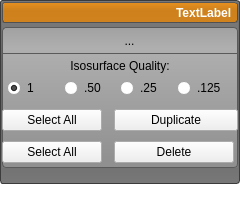
<?xml version="1.0" encoding="UTF-8"?>
<ui version="4.0">
 <class>LayerGroupWidget</class>
 <widget class="QWidget" name="LayerGroupWidget">
  <property name="geometry">
   <rect>
    <x>0</x>
    <y>0</y>
    <width>240</width>
    <height>198</height>
   </rect>
  </property>
  <property name="sizePolicy">
   <sizepolicy hsizetype="Preferred" vsizetype="Fixed">
    <horstretch>0</horstretch>
    <verstretch>0</verstretch>
   </sizepolicy>
  </property>
  <property name="styleSheet">
   <string notr="true">QTabWidget::pane{
  background-color: rgba(0, 0, 0, 0);
  border: 2px solid rgb(90,90,90);
  border-radius: 4px;
}


QLabel#group_dimensions_label_{
  color: white;
  font: bold;
}
QTabWidget::tab-bar {
  left: 5px;
 }

QWidget#LayerGroupWidget{
  background-color: rgba( 0, 0, 0, 0 );
}

QTabBar::tab{
background-color:qlineargradient(spread:pad, x1:0.5, y1:0, x2:0.5, y2:0.960227, stop:0 rgba(101, 101, 101, 255), stop:0.155779 rgba(115, 115, 115, 255), stop:1 rgba(84, 84, 84, 255));
border-top-left-radius: 4px;
border-top-right-radius: 4px;
min-width:16ex;
height: 22px;
padding-left: 4px;
padding-right: 4px;
padding-top:0px;
border-top: 1px solid rgb(90,90,90);
border-left: 1px solid rgb(90,90,90);
border-right: 1px solid rgb(90,90,90);
margin-top:4px;
}

QTabBar::tab:selected{
background-color:qlineargradient(spread:pad, x1:0.5, y1:0, x2:0.5, y2:0.960227, stop:0 rgba(151, 151, 151, 255), stop:0.155779 rgba(165, 165, 165, 255), stop:1 rgba(134, 134, 134, 255));
margin-left: -4px;
margin-right: -4px;

}

QTabBar::tab:first:selected {
  margin-left: 0;
}
QTabBar::tab:last:selected {
  margin-right: 0;
}

QToolButton#group_new_button_{
  background-color: rgba(0, 0, 0, 0);
  border: 1px solid rgba(0, 0, 0, 0);
  margin: 0 0 0 0;
  padding: 0 0 0 0;
}
QToolButton#group_new_button_:hover{
  background-color: rgba( 0, 0, 0, 30 ); border-radius: 3px;
}

QToolButton#group_new_button_:pressed{
  background-color: rgb(233, 111, 53);
  border-radius: 3px;
  border: 1px solid rgb(142, 67, 32);
  margin: 0 0 0 0;
  padding: 0 0 0 0;
}

QToolButton#group_delete_button_{
  background-color: rgba(0, 0, 0, 0);
  border: 1px solid rgba(0, 0, 0, 0);
  margin: 0 0 0 0;
  padding: 0 0 0 0;
}
QToolButton#group_delete_button_:hover{
  background-color: rgba( 0, 0, 0, 30 ); border-radius: 3px;
}

QToolButton#group_delete_button_:checked{
  background-color: rgb(233, 111, 53);
  border-radius: 3px;
  border: 1px solid rgb(142, 67, 32);
  margin: 0 0 0 0;
  padding: 0 0 0 0;
}

QToolButton#duplicate_layer_button_{
  background-color: rgba(0, 0, 0, 0);
  border: 1px solid rgba(0, 0, 0, 0);
  margin: 0 0 0 0;
  padding: 0 0 0 0;
}
QToolButton#duplicate_layer_button_:hover{
  background-color: rgba( 0, 0, 0, 30 ); border-radius: 3px;
}
QToolButton#duplicate_layer_button_:checked{
  background-color: rgb(233, 111, 53);
  border-radius: 3px;
  border: 1px solid rgb(142, 67, 32);
  margin: 0 0 0 0;
  padding: 0 0 0 0;
}


QToolButton#group_iso_button_{
  background-color: rgba(0, 0, 0, 0);
  border: 1px solid rgba(0, 0, 0, 0);
  margin: 0 0 0 0;
  padding: 0 0 0 0;
}
QToolButton#group_iso_button_:hover{
  background-color: rgba( 0, 0, 0, 30 ); border-radius: 3px;
}
QToolButton#group_iso_button_:checked{
  background-color: rgb(233, 111, 53);
  border-radius: 3px;
  border: 1px solid rgb(142, 67, 32);
  margin: 0 0 0 0;
  padding: 0 0 0 0;
}


QToolButton#group_visibility_button_{
  background-color: rgba(0, 0, 0, 0);
  border: 1px solid rgba(0, 0, 0, 0);
  margin: 0 0 0 0;
  padding: 0 0 0 0;
}
QToolButton#group_visibility_button_:hover{
  background-color: rgba( 0, 0, 0, 30 ); border-radius: 3px;
}

QFrame#group_frame_{
  background-color: rgba(0, 0, 0, 0);
  border: none;
}

QToolButton#open_button_{
  background-color: rgba(0, 0, 0, 0);
  border-radius: 4px;
}

QToolButton#open_button_:hover{
  background-color: rgba( 0, 0, 0, 30 ); border-radius: 3px;
}

QWidget#group_header_{
  background-color: qlineargradient(spread:pad, x1:0.5, y1:0, x2:0.5, y2:0.960227, stop:0 rgba(0, 0, 0, 0), stop:0.45 rgba(0, 0, 0, 30), stop:1 rgba(0, 0, 0, 25));
    border-radius: 3px;
}

QWidget#group_background_{
  background-color: rgb(232, 145, 32);
    border-radius: 3px;
  border: 1px solid rgb(90, 90, 90);
}

QWidget#base_{
  background-color: qlineargradient(spread:pad, x1:0.5, y1:0, x2:0.5, y2:1, stop:0 rgba(120, 120, 120, 255), stop:0.36 rgba(100, 100, 100, 255), stop:0.65 rgba(100, 100, 100, 255), stop:1 rgba(120, 120, 120, 255));
  border-radius:3px;
  border: 1px solid rgb(60, 60, 60);
  color: rgb(90, 90, 90);
}

QWidget#tools_and_layers_widget_{
  background-color: qlineargradient(spread:pad, x1:0.5, y1:0, x2:0.5, y2:1, stop:0 rgba(120, 120, 120, 255), stop:0.36 rgba(100, 100, 100, 255), stop:0.65 rgba(100, 100, 100, 255), stop:1 rgba(120, 120, 120, 255));
}

QWidget#group_tools_{
  border-radius: 4px;
  border: 1px solid rgb(90, 90, 90);
  background-color: qlineargradient(spread:pad, x1:0.5, y1:0, x2:0.5, y2:0.960227, stop:0 rgba(161, 161, 161, 255), stop:0.155779 rgba(175, 175, 175, 255), stop:1 rgba(144, 144, 144, 255));
}

QWidget#buttons_{
  border-bottom: 1px solid rgb(90, 90, 90);
}
</string>
  </property>
  <layout class="QVBoxLayout" name="verticalLayout_12">
   <property name="spacing">
    <number>0</number>
   </property>
   <property name="margin">
    <number>0</number>
   </property>
   <item>
    <widget class="QWidget" name="base_" native="true">
     <layout class="QVBoxLayout" name="verticalLayout_13">
      <property name="spacing">
       <number>0</number>
      </property>
      <property name="margin">
       <number>2</number>
      </property>
      <item>
       <widget class="QWidget" name="group_background_" native="true">
        <property name="sizePolicy">
         <sizepolicy hsizetype="Preferred" vsizetype="Fixed">
          <horstretch>0</horstretch>
          <verstretch>0</verstretch>
         </sizepolicy>
        </property>
        <property name="minimumSize">
         <size>
          <width>201</width>
          <height>21</height>
         </size>
        </property>
        <property name="maximumSize">
         <size>
          <width>16777215</width>
          <height>21</height>
         </size>
        </property>
        <layout class="QHBoxLayout" name="horizontalLayout_13">
         <property name="spacing">
          <number>0</number>
         </property>
         <property name="margin">
          <number>0</number>
         </property>
         <item>
          <widget class="QWidget" name="group_header_" native="true">
           <property name="sizePolicy">
            <sizepolicy hsizetype="Preferred" vsizetype="Preferred">
             <horstretch>0</horstretch>
             <verstretch>0</verstretch>
            </sizepolicy>
           </property>
           <property name="minimumSize">
            <size>
             <width>215</width>
             <height>21</height>
            </size>
           </property>
           <property name="maximumSize">
            <size>
             <width>16777215</width>
             <height>21</height>
            </size>
           </property>
           <layout class="QHBoxLayout" name="horizontalLayout" stretch="0,0,0,0">
            <property name="spacing">
             <number>0</number>
            </property>
            <property name="leftMargin">
             <number>0</number>
            </property>
            <property name="topMargin">
             <number>0</number>
            </property>
            <property name="rightMargin">
             <number>6</number>
            </property>
            <property name="bottomMargin">
             <number>0</number>
            </property>
            <item>
             <widget class="QToolButton" name="open_button_">
              <property name="minimumSize">
               <size>
                <width>21</width>
                <height>21</height>
               </size>
              </property>
              <property name="maximumSize">
               <size>
                <width>21</width>
                <height>21</height>
               </size>
              </property>
              <property name="toolTip">
               <string>Click here to show or hide the contents of this group</string>
              </property>
              <property name="text">
               <string/>
              </property>
              <property name="icon">
               <iconset resource="../../Resources/QtResources.qrc">
                <normaloff>:/Images/RightArrowWhite.png</normaloff>
                <normalon>:/Images/DownArrowWhite.png</normalon>:/Images/RightArrowWhite.png</iconset>
              </property>
              <property name="iconSize">
               <size>
                <width>16</width>
                <height>16</height>
               </size>
              </property>
              <property name="checkable">
               <bool>true</bool>
              </property>
              <property name="checked">
               <bool>true</bool>
              </property>
             </widget>
            </item>
            <item>
             <widget class="QtUtils::QtTristateToolButton" name="group_visibility_button_" native="true">
              <property name="minimumSize">
               <size>
                <width>21</width>
                <height>21</height>
               </size>
              </property>
              <property name="maximumSize">
               <size>
                <width>21</width>
                <height>21</height>
               </size>
              </property>
              <property name="toolTip">
               <string>Turn on or off the group's visibility</string>
              </property>
              <property name="text" stdset="0">
               <string/>
              </property>
              <property name="icon" stdset="0">
               <iconset resource="../../Resources/QtResources.qrc">
                <normaloff>:/Images/VisibleOff.png</normaloff>
                <normalon>:/Images/VisibleWhite.png</normalon>:/Images/VisibleOff.png</iconset>
              </property>
              <property name="iconSize" stdset="0">
               <size>
                <width>20</width>
                <height>20</height>
               </size>
              </property>
              <layout class="QHBoxLayout" name="horizontalLayout_3">
               <property name="spacing">
                <number>0</number>
               </property>
               <property name="leftMargin">
                <number>0</number>
               </property>
               <property name="topMargin">
                <number>0</number>
               </property>
               <property name="rightMargin">
                <number>5</number>
               </property>
               <property name="bottomMargin">
                <number>0</number>
               </property>
              </layout>
             </widget>
            </item>
            <item>
             <spacer name="horizontalSpacer_2">
              <property name="orientation">
               <enum>Qt::Horizontal</enum>
              </property>
              <property name="sizeHint" stdset="0">
               <size>
                <width>40</width>
                <height>20</height>
               </size>
              </property>
             </spacer>
            </item>
            <item>
             <widget class="QLabel" name="group_dimensions_label_">
              <property name="toolTip">
               <string>Dimenions of the layers in this group</string>
              </property>
              <property name="text">
               <string>TextLabel</string>
              </property>
             </widget>
            </item>
           </layout>
          </widget>
         </item>
        </layout>
       </widget>
      </item>
      <item>
       <widget class="QWidget" name="tools_and_layers_widget_" native="true">
        <layout class="QVBoxLayout" name="verticalLayout_11">
         <property name="spacing">
          <number>0</number>
         </property>
         <property name="margin">
          <number>0</number>
         </property>
         <item>
          <widget class="QFrame" name="group_frame_">
           <property name="sizePolicy">
            <sizepolicy hsizetype="Preferred" vsizetype="Preferred">
             <horstretch>0</horstretch>
             <verstretch>0</verstretch>
            </sizepolicy>
           </property>
           <property name="minimumSize">
            <size>
             <width>0</width>
             <height>0</height>
            </size>
           </property>
           <property name="maximumSize">
            <size>
             <width>16777215</width>
             <height>16777215</height>
            </size>
           </property>
           <property name="frameShape">
            <enum>QFrame::StyledPanel</enum>
           </property>
           <property name="frameShadow">
            <enum>QFrame::Raised</enum>
           </property>
           <property name="lineWidth">
            <number>0</number>
           </property>
           <layout class="QVBoxLayout" name="group_frame_layout_">
            <property name="spacing">
             <number>3</number>
            </property>
            <property name="leftMargin">
             <number>1</number>
            </property>
            <property name="topMargin">
             <number>2</number>
            </property>
            <property name="rightMargin">
             <number>1</number>
            </property>
            <property name="bottomMargin">
             <number>2</number>
            </property>
           </layout>
          </widget>
         </item>
         <item>
          <widget class="QWidget" name="widget" native="true">
           <layout class="QVBoxLayout" name="verticalLayout">
            <property name="spacing">
             <number>0</number>
            </property>
            <property name="margin">
             <number>0</number>
            </property>
            <item>
             <widget class="QWidget" name="group_tools_" native="true">
              <layout class="QVBoxLayout" name="verticalLayout_10">
               <property name="spacing">
                <number>0</number>
               </property>
               <property name="margin">
                <number>0</number>
               </property>
               <item>
                <widget class="QWidget" name="buttons_" native="true">
                 <property name="sizePolicy">
                  <sizepolicy hsizetype="Preferred" vsizetype="Fixed">
                   <horstretch>0</horstretch>
                   <verstretch>0</verstretch>
                  </sizepolicy>
                 </property>
                 <property name="minimumSize">
                  <size>
                   <width>0</width>
                   <height>27</height>
                  </size>
                 </property>
                 <property name="maximumSize">
                  <size>
                   <width>16777215</width>
                   <height>27</height>
                  </size>
                 </property>
                 <layout class="QHBoxLayout" name="horizontalLayout_2" stretch="0,0,0,0,1">
                  <property name="spacing">
                   <number>4</number>
                  </property>
                  <property name="leftMargin">
                   <number>2</number>
                  </property>
                  <property name="topMargin">
                   <number>3</number>
                  </property>
                  <property name="rightMargin">
                   <number>2</number>
                  </property>
                  <property name="bottomMargin">
                   <number>2</number>
                  </property>
                  <item>
                   <spacer name="horizontalSpacer">
                    <property name="orientation">
                     <enum>Qt::Horizontal</enum>
                    </property>
                    <property name="sizeHint" stdset="0">
                     <size>
                      <width>40</width>
                      <height>20</height>
                     </size>
                    </property>
                   </spacer>
                  </item>
                  <item>
                   <widget class="QToolButton" name="duplicate_layer_button_">
                    <property name="toolTip">
                     <string>Duplicate a layer</string>
                    </property>
                    <property name="text">
                     <string>...</string>
                    </property>
                    <property name="icon">
                     <iconset resource="../../Resources/QtResources.qrc">
                      <normaloff>:/Images/DuplicateOff.png</normaloff>
                      <normalon>:/Images/Duplicate.png</normalon>:/Images/DuplicateOff.png</iconset>
                    </property>
                    <property name="iconSize">
                     <size>
                      <width>35</width>
                      <height>20</height>
                     </size>
                    </property>
                    <property name="checkable">
                     <bool>true</bool>
                    </property>
                   </widget>
                  </item>
                  <item>
                   <widget class="QToolButton" name="group_iso_button_">
                    <property name="minimumSize">
                     <size>
                      <width>0</width>
                      <height>22</height>
                     </size>
                    </property>
                    <property name="maximumSize">
                     <size>
                      <width>16777215</width>
                      <height>22</height>
                     </size>
                    </property>
                    <property name="toolTip">
                     <string>Open the isosurface menu</string>
                    </property>
                    <property name="text">
                     <string/>
                    </property>
                    <property name="icon">
                     <iconset resource="../../Resources/QtResources.qrc">
                      <normaloff>:/Images/IsosurfaceMenuOff.png</normaloff>
                      <normalon>:/Images/IsosurfaceMenu.png</normalon>:/Images/IsosurfaceMenuOff.png</iconset>
                    </property>
                    <property name="iconSize">
                     <size>
                      <width>35</width>
                      <height>20</height>
                     </size>
                    </property>
                    <property name="checkable">
                     <bool>true</bool>
                    </property>
                   </widget>
                  </item>
                  <item>
                   <widget class="QToolButton" name="group_delete_button_">
                    <property name="minimumSize">
                     <size>
                      <width>22</width>
                      <height>22</height>
                     </size>
                    </property>
                    <property name="maximumSize">
                     <size>
                      <width>22</width>
                      <height>22</height>
                     </size>
                    </property>
                    <property name="toolTip">
                     <string>Delete a layer</string>
                    </property>
                    <property name="text">
                     <string/>
                    </property>
                    <property name="icon">
                     <iconset resource="../../Resources/QtResources.qrc">
                      <normaloff>:/Images/Delete.png</normaloff>
                      <normalon>:/Images/DeleteWhite.png</normalon>:/Images/Delete.png</iconset>
                    </property>
                    <property name="checkable">
                     <bool>true</bool>
                    </property>
                   </widget>
                  </item>
                  <item>
                   <widget class="QToolButton" name="group_new_button_">
                    <property name="minimumSize">
                     <size>
                      <width>22</width>
                      <height>22</height>
                     </size>
                    </property>
                    <property name="maximumSize">
                     <size>
                      <width>22</width>
                      <height>22</height>
                     </size>
                    </property>
                    <property name="toolTip">
                     <string>Create a new mask layer</string>
                    </property>
                    <property name="text">
                     <string/>
                    </property>
                    <property name="icon">
                     <iconset resource="../../Resources/QtResources.qrc">
                      <normaloff>:/Images/Add.png</normaloff>
                      <normalon>:/Images/AddWhite.png</normalon>:/Images/Add.png</iconset>
                    </property>
                    <property name="iconSize">
                     <size>
                      <width>20</width>
                      <height>20</height>
                     </size>
                    </property>
                   </widget>
                  </item>
                 </layout>
                </widget>
               </item>
               <item>
                <widget class="QWidget" name="iso_quality_" native="true">
                 <layout class="QVBoxLayout" name="verticalLayout_14" stretch="0,1">
                  <property name="spacing">
                   <number>2</number>
                  </property>
                  <property name="margin">
                   <number>4</number>
                  </property>
                  <item>
                   <widget class="QWidget" name="widget_19" native="true">
                    <property name="minimumSize">
                     <size>
                      <width>0</width>
                      <height>16</height>
                     </size>
                    </property>
                    <layout class="QHBoxLayout" name="horizontalLayout_31">
                     <property name="spacing">
                      <number>0</number>
                     </property>
                     <property name="leftMargin">
                      <number>4</number>
                     </property>
                     <property name="topMargin">
                      <number>0</number>
                     </property>
                     <property name="rightMargin">
                      <number>4</number>
                     </property>
                     <property name="bottomMargin">
                      <number>0</number>
                     </property>
                     <item>
                      <widget class="QLabel" name="label">
                       <property name="sizePolicy">
                        <sizepolicy hsizetype="Preferred" vsizetype="Fixed">
                         <horstretch>0</horstretch>
                         <verstretch>0</verstretch>
                        </sizepolicy>
                       </property>
                       <property name="minimumSize">
                        <size>
                         <width>0</width>
                         <height>16</height>
                        </size>
                       </property>
                       <property name="text">
                        <string>Isosurface Quality:</string>
                       </property>
                       <property name="alignment">
                        <set>Qt::AlignCenter</set>
                       </property>
                      </widget>
                     </item>
                    </layout>
                   </widget>
                  </item>
                  <item>
                   <widget class="QWidget" name="widget_18" native="true">
                    <property name="sizePolicy">
                     <sizepolicy hsizetype="Preferred" vsizetype="MinimumExpanding">
                      <horstretch>0</horstretch>
                      <verstretch>0</verstretch>
                     </sizepolicy>
                    </property>
                    <layout class="QHBoxLayout" name="horizontalLayout_24">
                     <property name="spacing">
                      <number>0</number>
                     </property>
                     <property name="margin">
                      <number>1</number>
                     </property>
                     <item>
                      <widget class="QRadioButton" name="radioButton_1_point_0">
                       <property name="text">
                        <string>1</string>
                       </property>
                       <property name="checked">
                        <bool>true</bool>
                       </property>
                      </widget>
                     </item>
                     <item>
                      <widget class="QRadioButton" name="radioButton_point_5">
                       <property name="text">
                        <string>.50</string>
                       </property>
                      </widget>
                     </item>
                     <item>
                      <widget class="QRadioButton" name="radioButton_point_25">
                       <property name="text">
                        <string>.25</string>
                       </property>
                      </widget>
                     </item>
                     <item>
                      <widget class="QRadioButton" name="radioButton_point_125">
                       <property name="text">
                        <string>.125</string>
                       </property>
                      </widget>
                     </item>
                    </layout>
                   </widget>
                  </item>
                 </layout>
                </widget>
               </item>
               <item>
                <widget class="QWidget" name="duplicate_layers_" native="true">
                 <property name="minimumSize">
                  <size>
                   <width>0</width>
                   <height>32</height>
                  </size>
                 </property>
                 <property name="maximumSize">
                  <size>
                   <width>16777215</width>
                   <height>32</height>
                  </size>
                 </property>
                 <layout class="QHBoxLayout" name="horizontalLayout_4">
                  <property name="spacing">
                   <number>12</number>
                  </property>
                  <property name="margin">
                   <number>0</number>
                  </property>
                  <item>
                   <widget class="QPushButton" name="select_all_for_duplication_button_">
                    <property name="maximumSize">
                     <size>
                      <width>100</width>
                      <height>16777215</height>
                     </size>
                    </property>
                    <property name="text">
                     <string>Select All</string>
                    </property>
                    <property name="checkable">
                     <bool>true</bool>
                    </property>
                   </widget>
                  </item>
                  <item>
                   <widget class="QPushButton" name="duplicate_button_">
                    <property name="text">
                     <string>Duplicate</string>
                    </property>
                   </widget>
                  </item>
                 </layout>
                </widget>
               </item>
               <item>
                <widget class="QWidget" name="delete_" native="true">
                 <layout class="QVBoxLayout" name="verticalLayout_8">
                  <property name="spacing">
                   <number>2</number>
                  </property>
                  <property name="margin">
                   <number>0</number>
                  </property>
                  <item>
                   <widget class="QWidget" name="widget_8" native="true">
                    <property name="minimumSize">
                     <size>
                      <width>0</width>
                      <height>32</height>
                     </size>
                    </property>
                    <property name="maximumSize">
                     <size>
                      <width>16777215</width>
                      <height>32</height>
                     </size>
                    </property>
                    <layout class="QHBoxLayout" name="horizontalLayout_25">
                     <property name="spacing">
                      <number>12</number>
                     </property>
                     <property name="leftMargin">
                      <number>0</number>
                     </property>
                     <property name="topMargin">
                      <number>0</number>
                     </property>
                     <property name="rightMargin">
                      <number>4</number>
                     </property>
                     <property name="bottomMargin">
                      <number>0</number>
                     </property>
                     <item>
                      <widget class="QPushButton" name="select_all_button_">
                       <property name="maximumSize">
                        <size>
                         <width>100</width>
                         <height>16777215</height>
                        </size>
                       </property>
                       <property name="toolTip">
                        <string>Select all layers in this group</string>
                       </property>
                       <property name="text">
                        <string>Select All</string>
                       </property>
                       <property name="checkable">
                        <bool>true</bool>
                       </property>
                      </widget>
                     </item>
                     <item>
                      <widget class="QPushButton" name="delete_button_">
                       <property name="text">
                        <string>Delete</string>
                       </property>
                      </widget>
                     </item>
                    </layout>
                   </widget>
                  </item>
                 </layout>
                </widget>
               </item>
              </layout>
             </widget>
            </item>
           </layout>
          </widget>
         </item>
        </layout>
       </widget>
      </item>
      <item>
       <widget class="QLabel" name="fake_widget_">
        <property name="text">
         <string/>
        </property>
       </widget>
      </item>
     </layout>
    </widget>
   </item>
   <item>
    <widget class="QLabel" name="group_dummy_">
     <property name="text">
      <string/>
     </property>
    </widget>
   </item>
  </layout>
 </widget>
 <layoutdefault spacing="2" margin="0"/>
 <customwidgets>
  <customwidget>
   <class>QtUtils::QtTristateToolButton</class>
   <extends>QWidget</extends>
   <header location="global">QtUtils/Widgets/QtTristateToolButton.h</header>
  </customwidget>
 </customwidgets>
 <resources>
  <include location="../../Resources/QtResources.qrc"/>
 </resources>
 <connections/>
</ui>
